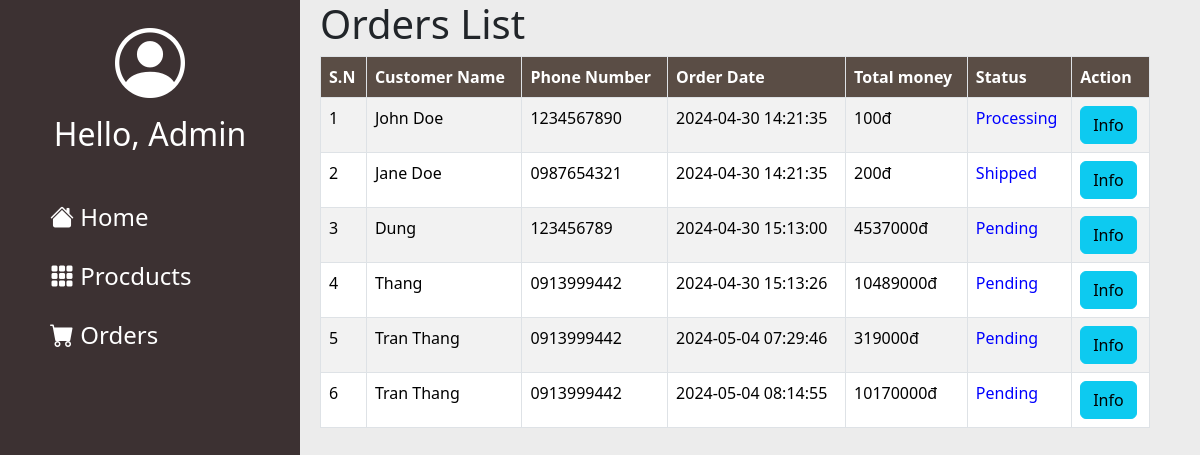
Page /AdPages/pages/orders.php on the earlier database version.
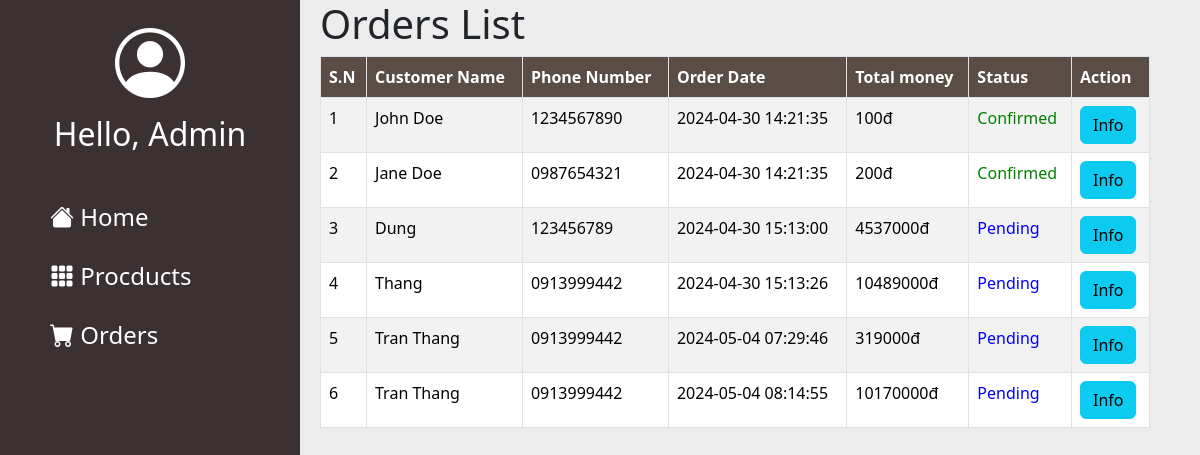
Same page on the later database version.
### tables this page shows
CREATE TABLE `orders` (
  `id` int NOT NULL,
  `user_id` int NOT NULL,
  `full_name` varchar(50) NOT NULL,
  `email` varchar(50) NOT NULL,
  `phone_number` varchar(10) NOT NULL,
  `address` varchar(50) NOT NULL,
  `note` text,
  `order_date` datetime NOT NULL,
  `status` varchar(50) NOT NULL,
  `total_money` int NOT NULL
);

### AdPages/pages/orders.php (the view, shortened to what this page needs)
<?php
    include "../components/db.php";
?>
<!DOCTYPE html>
<html lang="en">
    <head>
        <link href="https://cdn.jsdelivr.net/npm/bootstrap@5.3.3/dist/css/bootstrap.min.css" rel="stylesheet">
        <link rel="stylesheet" href="https://cdn.jsdelivr.net/npm/bootstrap-icons@1.11.3/font/bootstrap-icons.min.css">
        <link rel="stylesheet" href="../style/admin.css">
    </head>
    <body>
        <div class="main-container">
            <div class="right-main">
            <div style="margin-right: 50px;">
                <h1>Orders List </h1>
                <table class="table table-striped table-bordered">
                    <thead>
                        <tr>
                        <th scope="col">S.N</th>
                        <th scope="col">Customer Name</th>
                        <th scope="col">Phone Number</th>
                        <th scope="col">Order Date</th>
                        <th scope="col">Total money</th>
                        <th scope="col">Status</th>
                        <th scope="col">Action</th>
                        </tr>
                    </thead>
                    <tbody>
                    <?php
                        $query = "SELECT * FROM orders";
                        $result = mysqli_query($link, $query);
                        $no = 0;
                        while (mysqli_num_rows($result) > 0 && $row = mysqli_fetch_assoc($result)){
                            $no++;
                            echo '
                                <tr>
                                    <td>'.$no.'</td>
                                    <td>'.$row['full_name'].'</td>
                                    <td>'.$row['phone_number'].'</td>
                                    <td>'.$row['order_date'].'</td>
                                    <td>'.$row['total_money'].'đ</td>
                            ';
                            if ($row['status'] == 'Confirmed'){
                                echo' <td style="color: green">'.$row['status'].'</td> ';
                            }
                            else{
                                echo' <td style="color: blue">'.$row['status'].'</td> ';
                            }
                            echo '
                                    <td>
                                        <a type="button" class="btn btn-info"  href="detail.php?id='.$row['id'].'">Info</button>
                                    </td>
                                </tr>
                            ';
                        }
                    ?>
                    </tbody>
                </table>
            </div>
            </div>
        </div>
    </body>
</html>

### AdPages/style/admin.css (style rules this page uses)
* { margin: 0 }
.main-container { display: grid; grid-template-columns: 300px 1fr; background-color: #ECECEC; }
.left-main { grid-column: 1 / 2; height: 100vh; background-color: #3C3132; text-align: center; padding-top: 10px; }
.left-main * { color: white; }
.right-main { grid-column: 2 / 3; padding-left: 20px; height: 100vh; overflow: auto; }
.feat-list { margin-top: 50px; }
.feat-list > * { display: block; margin-bottom: 30px; background-color: transparent; background-repeat: no-repeat; border: none; }
.feat-list a { text-decoration: none; text-align: start; margin-left: 50px; }
.icon-text { font-size:x-large; font-style: normal; }
.right-main th { background-color: #5A4D45; color: white; }

Differences in the rows shown:
changed orders "John Doe": status "Processing" → "Confirmed"
changed orders "Jane Doe": status "Shipped" → "Confirmed"
